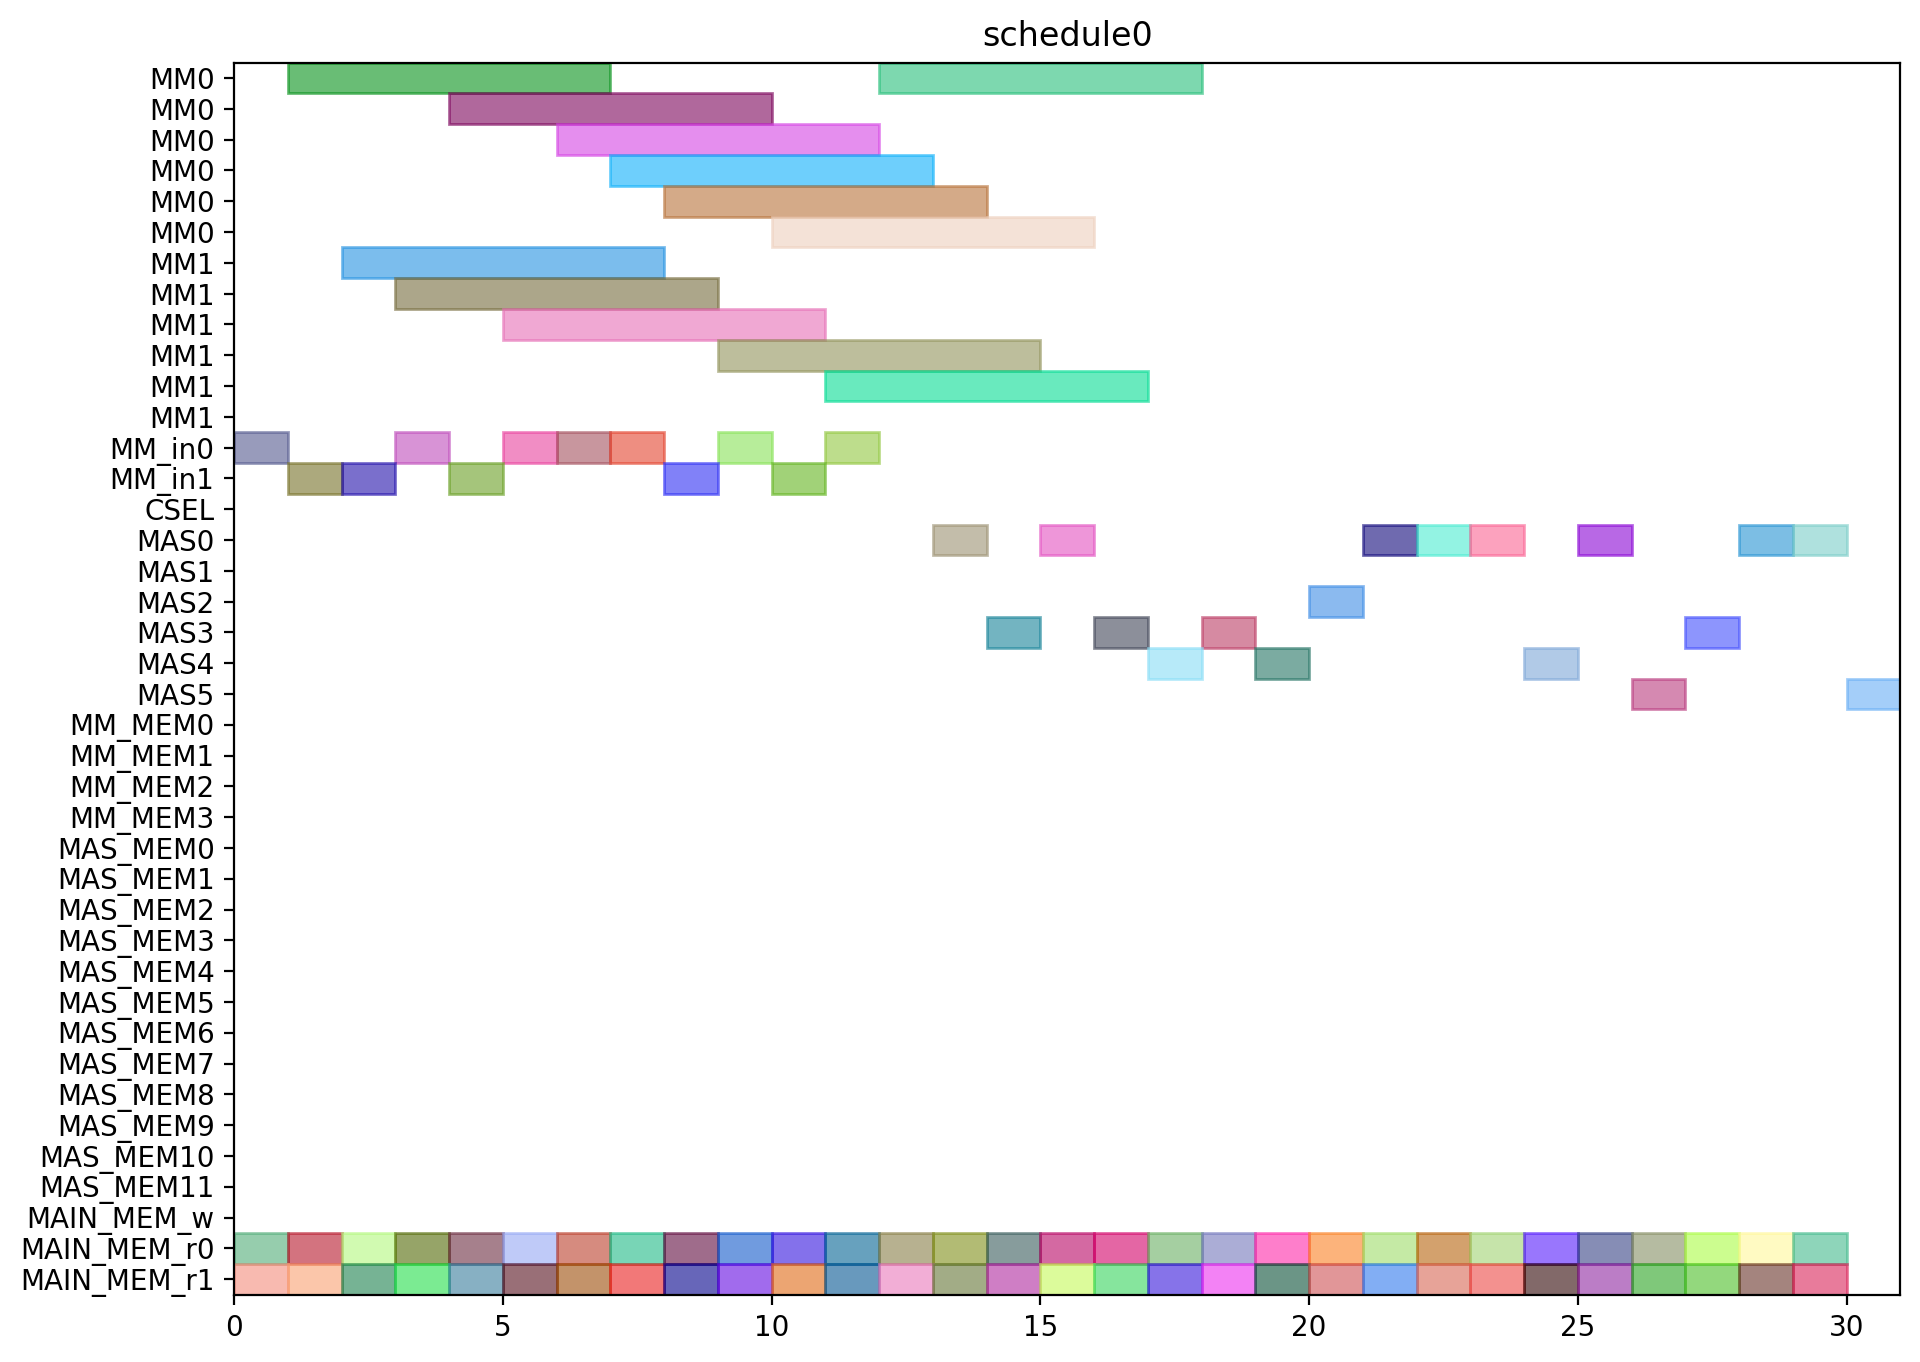

The script that drew this image:
from pyschedule import Scenario, solvers, plotters, alt


def solve():
	horizon = 120
	S = Scenario("schedule0", horizon=horizon)

	# resource
	MM = S.Resources('MM', num=2, size=6)
	MM_in = S.Resources('MM_in', num=2)
	CSEL = S.Resource('CSEL')
	MAS = S.Resources('MAS', num=6, size=1, periods=range(1, horizon))
	MM_MEM = S.Resources('MM_MEM', num=4)
	MAS_MEM = S.Resources('MAS_MEM', num=12)
	MAIN_MEM_w = S.Resource('MAIN_MEM_w', size=1)
	MAIN_MEM_r = S.Resources('MAIN_MEM_r', num=2)

	# result of previous scheduling

	# new tasks
	T1_t0 = S.Task('T1_t0', length=1, delay_cost=1)
	T1_t0 += alt(MAS)
	T1_t0_mem0 = S.Task('T1_t0_mem0', length=1, delay_cost=1)
	T1_t0_mem0 += MAIN_MEM_r[0]
	S += T1_t0_mem0 <= T1_t0

	T1_t0_mem1 = S.Task('T1_t0_mem1', length=1, delay_cost=1)
	T1_t0_mem1 += MAIN_MEM_r[1]
	S += T1_t0_mem1 <= T1_t0

	T1_t1 = S.Task('T1_t1', length=1, delay_cost=1)
	T1_t1 += alt(MAS)
	T1_t1_mem0 = S.Task('T1_t1_mem0', length=1, delay_cost=1)
	T1_t1_mem0 += MAIN_MEM_r[0]
	S += T1_t1_mem0 <= T1_t1

	T1_t1_mem1 = S.Task('T1_t1_mem1', length=1, delay_cost=1)
	T1_t1_mem1 += MAIN_MEM_r[1]
	S += T1_t1_mem1 <= T1_t1

	T1_t3 = S.Task('T1_t3', length=6, delay_cost=1)
	T1_t3 += alt(MM)
	T1_t3_in = S.Task('T1_t3_in', length=1, delay_cost=1)
	T1_t3_in += alt(MM_in)
	S += T1_t3_in*MM_in[0]<=T1_t3*MM[0]
	S += T1_t3_in*MM_in[1]<=T1_t3*MM[1]
	T1_t3_mem0 = S.Task('T1_t3_mem0', length=1, delay_cost=1)
	T1_t3_mem0 += MAIN_MEM_r[0]
	S += T1_t3_mem0 <= T1_t3

	T1_t3_mem1 = S.Task('T1_t3_mem1', length=1, delay_cost=1)
	T1_t3_mem1 += MAIN_MEM_r[1]
	S += T1_t3_mem1 <= T1_t3

	T2_t0 = S.Task('T2_t0', length=6, delay_cost=1)
	T2_t0 += alt(MM)
	T2_t0_in = S.Task('T2_t0_in', length=1, delay_cost=1)
	T2_t0_in += alt(MM_in)
	S += T2_t0_in*MM_in[0]<=T2_t0*MM[0]
	S += T2_t0_in*MM_in[1]<=T2_t0*MM[1]
	T2_t0_mem0 = S.Task('T2_t0_mem0', length=1, delay_cost=1)
	T2_t0_mem0 += MAIN_MEM_r[0]
	S += T2_t0_mem0 <= T2_t0

	T2_t0_mem1 = S.Task('T2_t0_mem1', length=1, delay_cost=1)
	T2_t0_mem1 += MAIN_MEM_r[1]
	S += T2_t0_mem1 <= T2_t0

	T2_t1 = S.Task('T2_t1', length=6, delay_cost=1)
	T2_t1 += alt(MM)
	T2_t1_in = S.Task('T2_t1_in', length=1, delay_cost=1)
	T2_t1_in += alt(MM_in)
	S += T2_t1_in*MM_in[0]<=T2_t1*MM[0]
	S += T2_t1_in*MM_in[1]<=T2_t1*MM[1]
	T2_t1_mem0 = S.Task('T2_t1_mem0', length=1, delay_cost=1)
	T2_t1_mem0 += MAIN_MEM_r[0]
	S += T2_t1_mem0 <= T2_t1

	T2_t1_mem1 = S.Task('T2_t1_mem1', length=1, delay_cost=1)
	T2_t1_mem1 += MAIN_MEM_r[1]
	S += T2_t1_mem1 <= T2_t1

	T2_t2 = S.Task('T2_t2', length=1, delay_cost=1)
	T2_t2 += alt(MAS)
	T2_t2_mem0 = S.Task('T2_t2_mem0', length=1, delay_cost=1)
	T2_t2_mem0 += MAIN_MEM_r[0]
	S += T2_t2_mem0 <= T2_t2

	T2_t2_mem1 = S.Task('T2_t2_mem1', length=1, delay_cost=1)
	T2_t2_mem1 += MAIN_MEM_r[1]
	S += T2_t2_mem1 <= T2_t2

	T2_t3 = S.Task('T2_t3', length=1, delay_cost=1)
	T2_t3 += alt(MAS)
	T2_t3_mem0 = S.Task('T2_t3_mem0', length=1, delay_cost=1)
	T2_t3_mem0 += MAIN_MEM_r[0]
	S += T2_t3_mem0 <= T2_t3

	T2_t3_mem1 = S.Task('T2_t3_mem1', length=1, delay_cost=1)
	T2_t3_mem1 += MAIN_MEM_r[1]
	S += T2_t3_mem1 <= T2_t3

	T3_t0 = S.Task('T3_t0', length=6, delay_cost=1)
	T3_t0 += alt(MM)
	T3_t0_in = S.Task('T3_t0_in', length=1, delay_cost=1)
	T3_t0_in += alt(MM_in)
	S += T3_t0_in*MM_in[0]<=T3_t0*MM[0]
	S += T3_t0_in*MM_in[1]<=T3_t0*MM[1]
	T3_t0_mem0 = S.Task('T3_t0_mem0', length=1, delay_cost=1)
	T3_t0_mem0 += MAIN_MEM_r[0]
	S += T3_t0_mem0 <= T3_t0

	T3_t0_mem1 = S.Task('T3_t0_mem1', length=1, delay_cost=1)
	T3_t0_mem1 += MAIN_MEM_r[1]
	S += T3_t0_mem1 <= T3_t0

	T3_t1 = S.Task('T3_t1', length=6, delay_cost=1)
	T3_t1 += alt(MM)
	T3_t1_in = S.Task('T3_t1_in', length=1, delay_cost=1)
	T3_t1_in += alt(MM_in)
	S += T3_t1_in*MM_in[0]<=T3_t1*MM[0]
	S += T3_t1_in*MM_in[1]<=T3_t1*MM[1]
	T3_t1_mem0 = S.Task('T3_t1_mem0', length=1, delay_cost=1)
	T3_t1_mem0 += MAIN_MEM_r[0]
	S += T3_t1_mem0 <= T3_t1

	T3_t1_mem1 = S.Task('T3_t1_mem1', length=1, delay_cost=1)
	T3_t1_mem1 += MAIN_MEM_r[1]
	S += T3_t1_mem1 <= T3_t1

	T3_t2 = S.Task('T3_t2', length=1, delay_cost=1)
	T3_t2 += alt(MAS)
	T3_t2_mem0 = S.Task('T3_t2_mem0', length=1, delay_cost=1)
	T3_t2_mem0 += MAIN_MEM_r[0]
	S += T3_t2_mem0 <= T3_t2

	T3_t2_mem1 = S.Task('T3_t2_mem1', length=1, delay_cost=1)
	T3_t2_mem1 += MAIN_MEM_r[1]
	S += T3_t2_mem1 <= T3_t2

	T3_t3 = S.Task('T3_t3', length=1, delay_cost=1)
	T3_t3 += alt(MAS)
	T3_t3_mem0 = S.Task('T3_t3_mem0', length=1, delay_cost=1)
	T3_t3_mem0 += MAIN_MEM_r[0]
	S += T3_t3_mem0 <= T3_t3

	T3_t3_mem1 = S.Task('T3_t3_mem1', length=1, delay_cost=1)
	T3_t3_mem1 += MAIN_MEM_r[1]
	S += T3_t3_mem1 <= T3_t3

	T4_t0 = S.Task('T4_t0', length=6, delay_cost=1)
	T4_t0 += alt(MM)
	T4_t0_in = S.Task('T4_t0_in', length=1, delay_cost=1)
	T4_t0_in += alt(MM_in)
	S += T4_t0_in*MM_in[0]<=T4_t0*MM[0]
	S += T4_t0_in*MM_in[1]<=T4_t0*MM[1]
	T4_t0_mem0 = S.Task('T4_t0_mem0', length=1, delay_cost=1)
	T4_t0_mem0 += MAIN_MEM_r[0]
	S += T4_t0_mem0 <= T4_t0

	T4_t0_mem1 = S.Task('T4_t0_mem1', length=1, delay_cost=1)
	T4_t0_mem1 += MAIN_MEM_r[1]
	S += T4_t0_mem1 <= T4_t0

	T4_t1 = S.Task('T4_t1', length=6, delay_cost=1)
	T4_t1 += alt(MM)
	T4_t1_in = S.Task('T4_t1_in', length=1, delay_cost=1)
	T4_t1_in += alt(MM_in)
	S += T4_t1_in*MM_in[0]<=T4_t1*MM[0]
	S += T4_t1_in*MM_in[1]<=T4_t1*MM[1]
	T4_t1_mem0 = S.Task('T4_t1_mem0', length=1, delay_cost=1)
	T4_t1_mem0 += MAIN_MEM_r[0]
	S += T4_t1_mem0 <= T4_t1

	T4_t1_mem1 = S.Task('T4_t1_mem1', length=1, delay_cost=1)
	T4_t1_mem1 += MAIN_MEM_r[1]
	S += T4_t1_mem1 <= T4_t1

	T4_t2 = S.Task('T4_t2', length=1, delay_cost=1)
	T4_t2 += alt(MAS)
	T4_t2_mem0 = S.Task('T4_t2_mem0', length=1, delay_cost=1)
	T4_t2_mem0 += MAIN_MEM_r[0]
	S += T4_t2_mem0 <= T4_t2

	T4_t2_mem1 = S.Task('T4_t2_mem1', length=1, delay_cost=1)
	T4_t2_mem1 += MAIN_MEM_r[1]
	S += T4_t2_mem1 <= T4_t2

	T4_t3 = S.Task('T4_t3', length=1, delay_cost=1)
	T4_t3 += alt(MAS)
	T4_t3_mem0 = S.Task('T4_t3_mem0', length=1, delay_cost=1)
	T4_t3_mem0 += MAIN_MEM_r[0]
	S += T4_t3_mem0 <= T4_t3

	T4_t3_mem1 = S.Task('T4_t3_mem1', length=1, delay_cost=1)
	T4_t3_mem1 += MAIN_MEM_r[1]
	S += T4_t3_mem1 <= T4_t3

	T5_t0 = S.Task('T5_t0', length=1, delay_cost=1)
	T5_t0 += alt(MAS)
	T5_t0_mem0 = S.Task('T5_t0_mem0', length=1, delay_cost=1)
	T5_t0_mem0 += MAIN_MEM_r[0]
	S += T5_t0_mem0 <= T5_t0

	T5_t0_mem1 = S.Task('T5_t0_mem1', length=1, delay_cost=1)
	T5_t0_mem1 += MAIN_MEM_r[1]
	S += T5_t0_mem1 <= T5_t0

	T5_t1 = S.Task('T5_t1', length=1, delay_cost=1)
	T5_t1 += alt(MAS)
	T5_t1_mem0 = S.Task('T5_t1_mem0', length=1, delay_cost=1)
	T5_t1_mem0 += MAIN_MEM_r[0]
	S += T5_t1_mem0 <= T5_t1

	T5_t1_mem1 = S.Task('T5_t1_mem1', length=1, delay_cost=1)
	T5_t1_mem1 += MAIN_MEM_r[1]
	S += T5_t1_mem1 <= T5_t1

	T5_t3 = S.Task('T5_t3', length=6, delay_cost=1)
	T5_t3 += alt(MM)
	T5_t3_in = S.Task('T5_t3_in', length=1, delay_cost=1)
	T5_t3_in += alt(MM_in)
	S += T5_t3_in*MM_in[0]<=T5_t3*MM[0]
	S += T5_t3_in*MM_in[1]<=T5_t3*MM[1]
	T5_t3_mem0 = S.Task('T5_t3_mem0', length=1, delay_cost=1)
	T5_t3_mem0 += MAIN_MEM_r[0]
	S += T5_t3_mem0 <= T5_t3

	T5_t3_mem1 = S.Task('T5_t3_mem1', length=1, delay_cost=1)
	T5_t3_mem1 += MAIN_MEM_r[1]
	S += T5_t3_mem1 <= T5_t3

	T6_t0 = S.Task('T6_t0', length=6, delay_cost=1)
	T6_t0 += alt(MM)
	T6_t0_in = S.Task('T6_t0_in', length=1, delay_cost=1)
	T6_t0_in += alt(MM_in)
	S += T6_t0_in*MM_in[0]<=T6_t0*MM[0]
	S += T6_t0_in*MM_in[1]<=T6_t0*MM[1]
	T6_t0_mem0 = S.Task('T6_t0_mem0', length=1, delay_cost=1)
	T6_t0_mem0 += MAIN_MEM_r[0]
	S += T6_t0_mem0 <= T6_t0

	T6_t0_mem1 = S.Task('T6_t0_mem1', length=1, delay_cost=1)
	T6_t0_mem1 += MAIN_MEM_r[1]
	S += T6_t0_mem1 <= T6_t0

	T6_t1 = S.Task('T6_t1', length=6, delay_cost=1)
	T6_t1 += alt(MM)
	T6_t1_in = S.Task('T6_t1_in', length=1, delay_cost=1)
	T6_t1_in += alt(MM_in)
	S += T6_t1_in*MM_in[0]<=T6_t1*MM[0]
	S += T6_t1_in*MM_in[1]<=T6_t1*MM[1]
	T6_t1_mem0 = S.Task('T6_t1_mem0', length=1, delay_cost=1)
	T6_t1_mem0 += MAIN_MEM_r[0]
	S += T6_t1_mem0 <= T6_t1

	T6_t1_mem1 = S.Task('T6_t1_mem1', length=1, delay_cost=1)
	T6_t1_mem1 += MAIN_MEM_r[1]
	S += T6_t1_mem1 <= T6_t1

	T6_t2 = S.Task('T6_t2', length=1, delay_cost=1)
	T6_t2 += alt(MAS)
	T6_t2_mem0 = S.Task('T6_t2_mem0', length=1, delay_cost=1)
	T6_t2_mem0 += MAIN_MEM_r[0]
	S += T6_t2_mem0 <= T6_t2

	T6_t2_mem1 = S.Task('T6_t2_mem1', length=1, delay_cost=1)
	T6_t2_mem1 += MAIN_MEM_r[1]
	S += T6_t2_mem1 <= T6_t2

	T6_t3 = S.Task('T6_t3', length=1, delay_cost=1)
	T6_t3 += alt(MAS)
	T6_t3_mem0 = S.Task('T6_t3_mem0', length=1, delay_cost=1)
	T6_t3_mem0 += MAIN_MEM_r[0]
	S += T6_t3_mem0 <= T6_t3

	T6_t3_mem1 = S.Task('T6_t3_mem1', length=1, delay_cost=1)
	T6_t3_mem1 += MAIN_MEM_r[1]
	S += T6_t3_mem1 <= T6_t3

	T7_t0 = S.Task('T7_t0', length=6, delay_cost=1)
	T7_t0 += alt(MM)
	T7_t0_in = S.Task('T7_t0_in', length=1, delay_cost=1)
	T7_t0_in += alt(MM_in)
	S += T7_t0_in*MM_in[0]<=T7_t0*MM[0]
	S += T7_t0_in*MM_in[1]<=T7_t0*MM[1]
	T7_t0_mem0 = S.Task('T7_t0_mem0', length=1, delay_cost=1)
	T7_t0_mem0 += MAIN_MEM_r[0]
	S += T7_t0_mem0 <= T7_t0

	T7_t0_mem1 = S.Task('T7_t0_mem1', length=1, delay_cost=1)
	T7_t0_mem1 += MAIN_MEM_r[1]
	S += T7_t0_mem1 <= T7_t0

	T7_t1 = S.Task('T7_t1', length=6, delay_cost=1)
	T7_t1 += alt(MM)
	T7_t1_in = S.Task('T7_t1_in', length=1, delay_cost=1)
	T7_t1_in += alt(MM_in)
	S += T7_t1_in*MM_in[0]<=T7_t1*MM[0]
	S += T7_t1_in*MM_in[1]<=T7_t1*MM[1]
	T7_t1_mem0 = S.Task('T7_t1_mem0', length=1, delay_cost=1)
	T7_t1_mem0 += MAIN_MEM_r[0]
	S += T7_t1_mem0 <= T7_t1

	T7_t1_mem1 = S.Task('T7_t1_mem1', length=1, delay_cost=1)
	T7_t1_mem1 += MAIN_MEM_r[1]
	S += T7_t1_mem1 <= T7_t1

	T7_t2 = S.Task('T7_t2', length=1, delay_cost=1)
	T7_t2 += alt(MAS)
	T7_t2_mem0 = S.Task('T7_t2_mem0', length=1, delay_cost=1)
	T7_t2_mem0 += MAIN_MEM_r[0]
	S += T7_t2_mem0 <= T7_t2

	T7_t2_mem1 = S.Task('T7_t2_mem1', length=1, delay_cost=1)
	T7_t2_mem1 += MAIN_MEM_r[1]
	S += T7_t2_mem1 <= T7_t2

	T7_t3 = S.Task('T7_t3', length=1, delay_cost=1)
	T7_t3 += alt(MAS)
	T7_t3_mem0 = S.Task('T7_t3_mem0', length=1, delay_cost=1)
	T7_t3_mem0 += MAIN_MEM_r[0]
	S += T7_t3_mem0 <= T7_t3

	T7_t3_mem1 = S.Task('T7_t3_mem1', length=1, delay_cost=1)
	T7_t3_mem1 += MAIN_MEM_r[1]
	S += T7_t3_mem1 <= T7_t3

	T8_t2 = S.Task('T8_t2', length=1, delay_cost=1)
	T8_t2 += alt(MAS)
	T8_t2_mem0 = S.Task('T8_t2_mem0', length=1, delay_cost=1)
	T8_t2_mem0 += MAIN_MEM_r[0]
	S += T8_t2_mem0 <= T8_t2

	T8_t2_mem1 = S.Task('T8_t2_mem1', length=1, delay_cost=1)
	T8_t2_mem1 += MAIN_MEM_r[1]
	S += T8_t2_mem1 <= T8_t2

	T9_t2 = S.Task('T9_t2', length=1, delay_cost=1)
	T9_t2 += alt(MAS)
	T9_t2_mem0 = S.Task('T9_t2_mem0', length=1, delay_cost=1)
	T9_t2_mem0 += MAIN_MEM_r[0]
	S += T9_t2_mem0 <= T9_t2

	T9_t2_mem1 = S.Task('T9_t2_mem1', length=1, delay_cost=1)
	T9_t2_mem1 += MAIN_MEM_r[1]
	S += T9_t2_mem1 <= T9_t2

	T10_t2 = S.Task('T10_t2', length=1, delay_cost=1)
	T10_t2 += alt(MAS)
	T10_t2_mem0 = S.Task('T10_t2_mem0', length=1, delay_cost=1)
	T10_t2_mem0 += MAIN_MEM_r[0]
	S += T10_t2_mem0 <= T10_t2

	T10_t2_mem1 = S.Task('T10_t2_mem1', length=1, delay_cost=1)
	T10_t2_mem1 += MAIN_MEM_r[1]
	S += T10_t2_mem1 <= T10_t2

	T11_t2 = S.Task('T11_t2', length=1, delay_cost=1)
	T11_t2 += alt(MAS)
	T11_t2_mem0 = S.Task('T11_t2_mem0', length=1, delay_cost=1)
	T11_t2_mem0 += MAIN_MEM_r[0]
	S += T11_t2_mem0 <= T11_t2

	T11_t2_mem1 = S.Task('T11_t2_mem1', length=1, delay_cost=1)
	T11_t2_mem1 += MAIN_MEM_r[1]
	S += T11_t2_mem1 <= T11_t2

	solvers.mip.solve(S,msg=1,kind='CPLEX',ratio_gap=1.01)

	solution = [['hoge']*len(S.solution()[1]) for i in range(len(S.solution()))]
	for i in range(len(S.solution())):
		for j in range(len(S.solution()[i])):
			solution[i][j]=str(S.solution()[i][j])
	print(solution)

	cycles = int(solution[-1][3])

	pic_file_name = "/home/mfukuda/ABE/multiRAM_multiMAS_16mux/scheduling_result/stage6MM2_stage1MAS6/EP2_LADDERMUL/schedule0.png"
	if(S.solution() != []):
		plotters.matplotlib.plot(S,img_filename=pic_file_name, show_task_labels=False, fig_size=(cycles*0.25+3, 8))

	return solution
